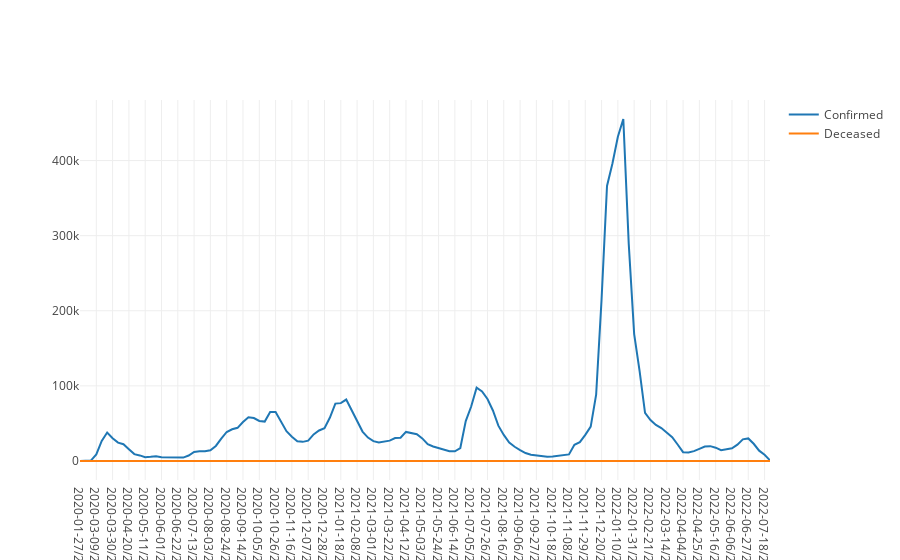

The notebook cell saved with this chart:
### Code cell
figure = go.Figure()

figure.add_trace(go.Scatter(x=aux["week"], y=aux["new_confirmed"], name="Confirmed"))
figure.add_trace(go.Scatter(x=aux["week"], y=aux["new_deceased"], name="Deceased"))
